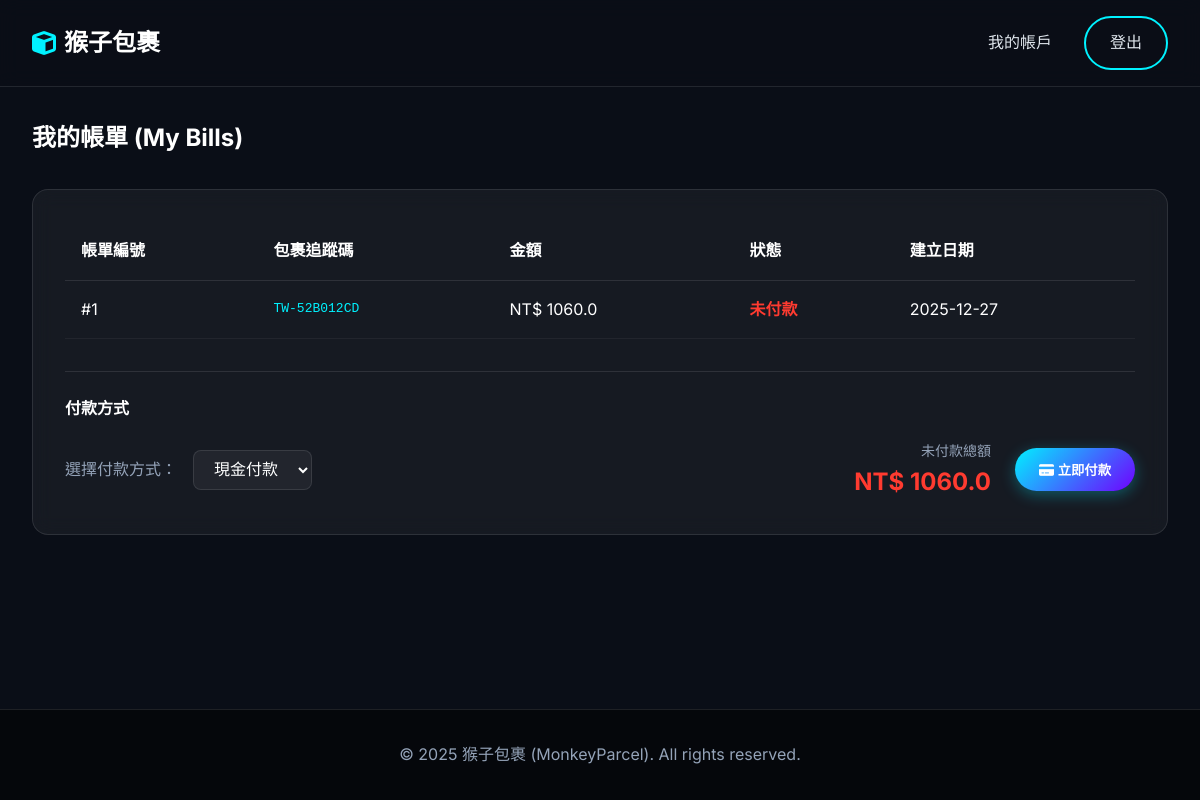
The app's page /my_bills (signed in), older data.
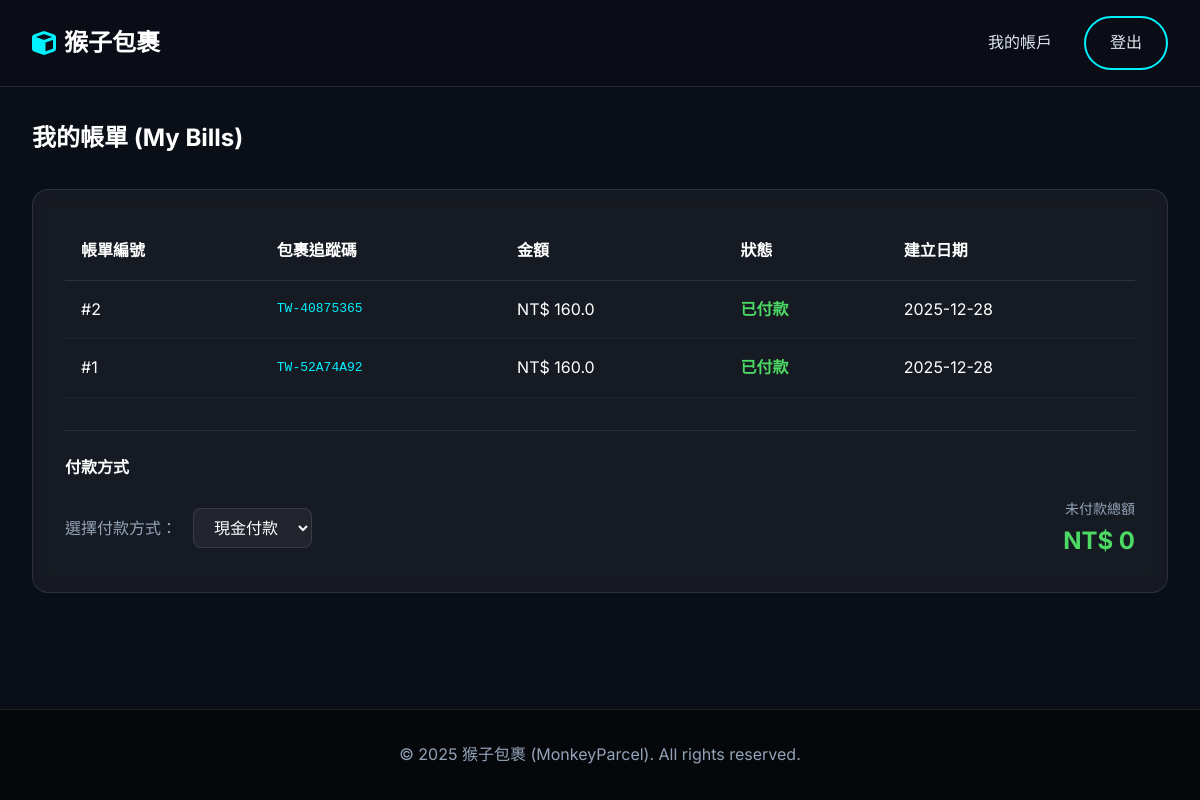
The same page, newer data.
### app/models.py (models this page shows, shortened)
class Bill(Base):
    __tablename__ = 'bills'
    id: Mapped[int] = mapped_column(primary_key=True)
    customer_id: Mapped[int] = mapped_column(ForeignKey('customers.id'), nullable=False)
    package_id: Mapped[int] = mapped_column(ForeignKey('packages.id'), nullable=False, unique=True) # 每個包裹對應一個帳單
    amount: Mapped[float] = mapped_column(Float, nullable=False) # 總計金額
    is_paid: Mapped[bool] = mapped_column(Boolean, default=False) # 是否已付款
    created_at: Mapped[datetime] = mapped_column(DateTime, default=datetime.now)
    paid_at: Mapped[Optional[datetime]] = mapped_column(DateTime, nullable=True) # 付款日期
    customer: Mapped["Customer"] = relationship("Customer", back_populates="bills")
    package: Mapped["Package"] = relationship("Package", backref=backref("bill", uselist=False))
    payment_method: Mapped[Optional[PaymentMethod]] = mapped_column(Enum(PaymentMethod), nullable=True)

class Package(Base):
    __tablename__ = 'packages'
    id: Mapped[int] = mapped_column(primary_key=True)
    tracking_number: Mapped[str] = mapped_column(String(20), unique=True, nullable=False) # 物流單號
    sender_id: Mapped[int] = mapped_column(ForeignKey('customers.id'), nullable=False)
    recipient_name: Mapped[str] = mapped_column(String(100), nullable=False)
    recipient_address: Mapped[str] = mapped_column(String(200), nullable=False)
    recipient_phone: Mapped[str] = mapped_column(String(20), nullable=False)
    weight: Mapped[float] = mapped_column(Float, nullable=False) # 重量 (kg)
    width: Mapped[float] = mapped_column(Float, nullable=False)  # 寬 (cm)
    height: Mapped[float] = mapped_column(Float, nullable=False) # 高 (cm)
    length: Mapped[float] = mapped_column(Float, nullable=False) # 長 (cm)
    declared_value: Mapped[float] = mapped_column(Float, default=0.0) # 報值金額 (保險用)
    content_description: Mapped[str] = mapped_column(String(255), nullable=True) # 內容物描述
    package_type: Mapped[PackageType] = mapped_column(Enum(PackageType), default=PackageType.SMALL_BOX)
    delivery_speed: Mapped[DeliverySpeed] = mapped_column(Enum(DeliverySpeed), default=DeliverySpeed.STANDARD)
    status: Mapped[PackageStatus] = mapped_column(Enum(PackageStatus), default=PackageStatus.CREATED)
    is_hazardous: Mapped[bool] = mapped_column(Boolean, default=False)   # 易燃物/危險品
    is_fragile: Mapped[bool] = mapped_column(Boolean, default=False)     # 易碎品
    is_international: Mapped[bool] = mapped_column(Boolean, default=False) # 國際件
    created_at: Mapped[datetime] = mapped_column(DateTime, default=datetime.now) # 寄件時間
    estimated_delivery: Mapped[datetime] = mapped_column(DateTime, nullable=True) # 預計抵達時間
    shipping_cost: Mapped[float] = mapped_column(Float, default=0.0) # 運費金額
    sender: Mapped["Customer"] = relationship("Customer", back_populates="packages", foreign_keys=[sender_id])
    tracking_events: Mapped[List["TrackingEvent"]] = relationship("TrackingEvent", back_populates="package", cascade="all, delete-orphan")
    assigned_driver_id: Mapped[Optional[int]] = mapped_column(ForeignKey('users.id'), nullable=True)
    assigned_driver: Mapped[Optional["User"]] = relationship("User", foreign_keys=[assigned_driver_id])

### app/routes.py (the view)
@main.route('/my_bills')
@login_required
def my_bills():
    if session['user_role'] != 'customer':
        return "Unauthorized", 403
    bills = db.session.execute(
        db.select(models.Bill).filter_by(customer_id=session['user_id']).order_by(models.Bill.created_at.desc())
    ).scalars().all()
    user = db.session.get(models.Customer, session['user_id'])
    total_unpaid = sum(bill.amount for bill in bills if not bill.is_paid)
    return render_template('my_bills.html', bills=bills, balance=user.balance, customer=user, total_unpaid=total_unpaid)

### app/routes.py (called while the page is built)
def login_required(f):
    @wraps(f)
    def decorated_function(*args, **kwargs):
        if 'user_id' not in session:
            return redirect(url_for('main.login'))
        return f(*args, **kwargs)
    return decorated_function

### app/templates/my_bills.html (shortened to what the changed rows need)
{% extends "base.html" %}
{% block content %}
<div class="container">
    <h2 style="margin-bottom: 2rem;">我的帳單 (My Bills)</h2>
    <div class="card">
        {% if bills %}
        <table style="width: 100%; border-collapse: collapse; color: #fff;">
            <thead>
                <tr style="border-bottom: 1px solid var(--border-color); text-align: left;">
                    <th style="padding: 1rem;">帳單編號</th>
                    <th style="padding: 1rem;">包裹追蹤碼</th>
                    <th style="padding: 1rem;">金額</th>
                    <th style="padding: 1rem;">狀態</th>
                    <th style="padding: 1rem;">建立日期</th>
                </tr>
            </thead>
            <tbody>
                {% for bill in bills %}
                <tr style="border-bottom: 1px solid rgba(255,255,255,0.05);">
                    <td style="padding: 1rem;">#{{ bill.id }}</td>
                    <td style="padding: 1rem; font-family: monospace;">
                        <a href="{{ url_for('main.tracking_result', tracking_number=bill.package.tracking_number) }}"
                            style="color: var(--primary-color);">
                            {{ bill.package.tracking_number }}
                        </a>
                    </td>
                    <td style="padding: 1rem;">NT$ {{ bill.amount }}</td>
                    <td style="padding: 1rem;">
                        {% if bill.is_paid %}
                        <span style="color: #4cd964; font-weight: bold;">已付款</span>
                        {% else %}
                        <span style="color: #ff3b30; font-weight: bold;">未付款</span>
                        {% endif %}
                    </td>
                    <td style="padding: 1rem;">{{ bill.created_at.strftime('%Y-%m-%d') }}</td>
                </tr>
                {% endfor %}
            </tbody>
        </table>
        <div style="margin-top: 2rem; padding-top: 1.5rem; border-top: 1px solid var(--border-color);">
            {% if customer.customer_type.name == 'CONTRACT' %}
            <div
                style="display: flex; align-items: center; justify-content: space-between; padding: 1rem; background: rgba(76, 217, 100, 0.1); border-radius: 8px; border: 1px solid rgba(76, 217, 100, 0.3); flex-wrap: wrap; gap: 1rem;">
                <div style="display: flex; align-items: center; gap: 0.5rem;">
                    <i class="fas fa-building" style="color: #4cd964;"></i>
                    <span style="font-weight: 600; color: #4cd964;">月結帳戶</span>
                    <span style="color: var(--text-muted); margin-left: 0.5rem;">所有帳單將於月底統一結算</span>
                </div>
                <div style="display: flex; align-items: center; gap: 0.5rem;">
                    <i class="fas fa-wallet" style="color: #4cd964;"></i>
                    <span style="color: var(--text-muted);">帳戶餘額：</span>
                    <span
                        class="{{ 'text-danger-custom' if total_unpaid > customer.balance else 'text-success-custom' }}"
                        style="font-weight: 600; font-size: 1.1rem;">NT$
                        {{ customer.balance }}</span>
                </div>
                {% if total_unpaid > customer.balance %}
                <div
                    style="flex-basis: 100%; margin-top: 0.5rem; padding-top: 0.5rem; border-top: 1px solid rgba(255, 59, 48, 0.3); color: #ff3b30;">
                    <i class="fas fa-exclamation-circle"></i>
                    <span style="font-weight: 600;">餘額不足，請加值</span>
                    <span style="font-size: 0.9rem; opacity: 0.8;">(未付款總額: NT$ {{ total_unpaid }})</span>
                </div>
                {% endif %}
            </div>
            {% else %}
            <form action="{{ url_for('main.pay_all_bills') }}" method="POST">
                <div
                    style="display: flex; align-items: center; justify-content: space-between; flex-wrap: wrap; gap: 1rem;">
                    <div style="display: flex; align-items: center; gap: 1rem; flex-wrap: wrap;">
                        <label style="color: var(--text-muted);">選擇付款方式：</label>
                        <select name="method" id="paymentMethod" class="form-control"
                            style="width: auto; padding: 0.5rem 1rem;">
                            <option value="CASH">現金付款</option>
                        </select>
                    </div>
                    <div style="display: flex; align-items: center; gap: 1.5rem;">
                        <div style="text-align: right;">
                            <span style="color: var(--text-muted); font-size: 0.875rem;">未付款總額</span>
                            <div class="{{ 'text-danger-custom' if total_unpaid > 0 else 'text-success-custom' }}"
                                style="font-size: 1.5rem; font-weight: 700;">
                                NT$ {{ total_unpaid }}
                            </div>
                        </div>
                        {% if total_unpaid > 0 %}
                        <button type="submit" class="btn btn-primary" style="padding: 0.75rem 1.5rem;">
                            <i class="fas fa-credit-card"></i> 立即付款
                        </button>
                        {% endif %}
                    </div>
                </div>
            </form>
            {% endif %}
        </div>
        {% else %}
        <div style="text-align: center; padding: 2rem;">
            <p style="color: var(--text-muted);">目前沒有帳單。</p>
            <a href="{{ url_for('main.create_package') }}" class="btn btn-primary">寄送包裹</a>
        </div>
        {% endif %}
    </div>
</div>
{% endblock %}

Row changes from the older to the newer data that the page shows:
added Bill: id "2", package.tracking_number "TW-40875365", amount "160.0", is_paid "已付款", created_at "2025-12-28"
changed Bill id 1: package.tracking_number "TW-52B012CD" → "TW-52A74A92"; amount "1060.0" → "160.0"; created_at "2025-12-27" → "2025-12-28"; is_paid "未付款" → "已付款"
Text that changed along with them:
{{ total_unpaid }}: "1060.0" → "0"
text no longer shown: "立即付款"
